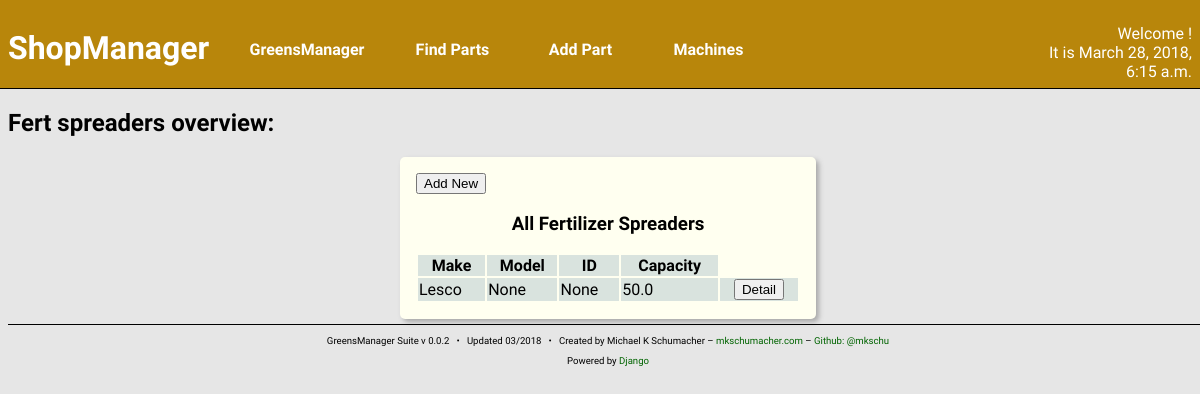
Before: /shop/spreader/ with the older database file.
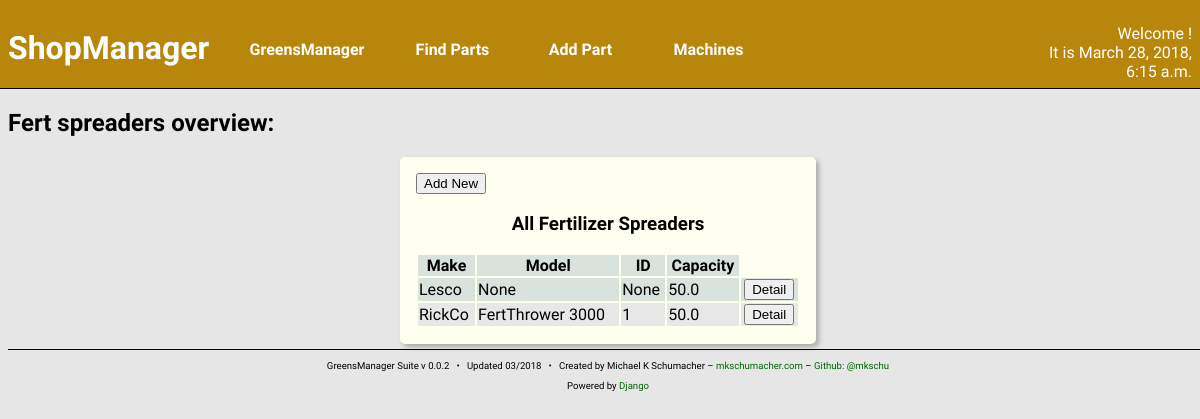
After: the same page with the newer database file.
### machines/models.py (models this page shows, shortened)
class FertSpreader(models.Model):
    make = models.CharField(max_length = 128)
    model = models.CharField(max_length = 256,
                             blank = True,
                             null = True)
    ident_number = models.CharField(max_length = 16,
                                    blank = True,
                                    null = True)
    date_purchased = models.DateField()
    in_commission = models.BooleanField(default=True)
    capacity = models.FloatField()
    notes = models.TextField(blank=True, null=True)
    created_at = models.DateTimeField(auto_now_add=True)
    updated_at = models.DateTimeField(auto_now=True)

### machines/views.py (the view)
def spreaderIndex(request):
    spreaders = FertSpreader.objects.all()
    context = {
        'curr_time': curr_time(),
        'spreaders': spreaders,
    }
    return render(request, 'machines/spreader_index.html', context)

### machines/views.py (called while the page is built)
def curr_time():
    return now()

### machines/templates/machines/spreader_index.html
{% include "machines/shophead.html" %}
<h2>Fert spreaders overview:</h2>
<section class="content-block content-block-full">
    <a href="{% url 'shop:spreader_new' %}">
        <button>Add New</button>
    </a>
    <h3>All Fertilizer Spreaders</h3>
    <table>
        <thead>
            <th>Make</th>
            <th>Model</th>
            <th>ID</th>
            <th>Capacity</th>
        </thead>
        {% for s in spreaders %}
        <tr>
            <td>{{ s.make }}</td>
            <td>{{ s.model }}</td>
            <td>{{ s.ident_number }}</td>
            <td>{{ s.capacity }}</td>
            <td class="center-align">
                <a href="{% url 'shop:spreader_detail' pk=s.pk %}">
                    <button>Detail</button>
                </a>
            </td>
        </tr>
        {% endfor %}
    </table>
</section>
{% include "foot.html" %}

Changed rows visible on the page:
added FertSpreader: make "RickCo", model "FertThrower 3000", ident_number "1", capacity "50.0"
